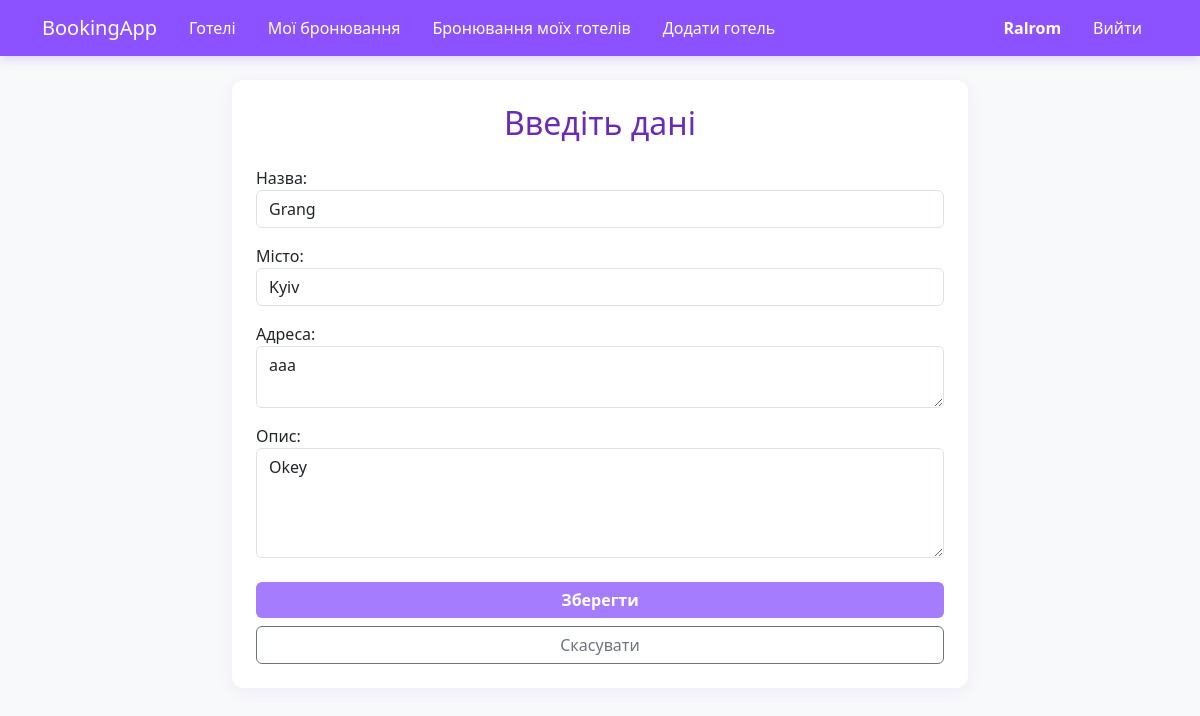
/hotels/2/update/ (signed in), run on the app's committed database.
### users/models/user.py (models this page shows, shortened)
class User(AbstractUser):
    ROLES_CHOICES = [
        ('guest', _('Клієнт')),
        ('owner', _('Власник готелю')),
        ('admin', _('Адміністратор')),
    ]
    role = models.CharField(
        verbose_name=_('Роль'),
        max_length=20,
        choices=ROLES_CHOICES,
        default='guest',
    )
    @property
    def is_hotel_owner(self) -> bool:
        return (self.role == 'owner' or
                self.is_superuser)

### hotels/models/hotel.py (models this page shows, shortened)
class Hotel(models.Model):
    owner = models.ForeignKey(
        to=settings.AUTH_USER_MODEL,
        on_delete=models.CASCADE,
        related_name='hotels',
        verbose_name=_("Власник"),
    )
    title = models.CharField(
        verbose_name=_("Назва"),
        max_length=255,
    )
    description = models.TextField(
        verbose_name=_("Опис"),
        blank=True,
        null=True,
    )
    address = models.TextField(
        verbose_name=_("Адреса"),
    )
    city = models.CharField(
        verbose_name=_("Місто"),
        max_length=100,
    )
    created_at = models.DateTimeField(
        verbose_name=_("Дата створення"),
        auto_now_add=True,
    )
    class Meta:
        verbose_name = _("Готель")
        verbose_name_plural = _("Готелі")

### hotels/views/hotel.py (the view, shortened to what this page needs)
# urls.py: path('<int:pk>/update/', HotelUpdateView.as_view(), name='hotel_update'),
class HotelUpdateView(
    SuccessMessageMixin,
    HotelOwnerRequiredMixin,
    UpdateView
):
    model = Hotel
    form_class = HotelForm
    template_name = 'hotels/hotel_form.html'
    success_message = _l(
        "Інформацію про готель '%(title)s' "
        "успішно оновлено."
    )

### hotels/forms/hotel.py
class HotelForm(
    BootstrapFormMixin,
    forms.ModelForm
):
    placeholders = {
        'title':       _('Наприклад: Grand Hotel'),
        'city':        _('Наприклад: Київ'),
        'address':     _('Вулиця, номер будинку'),
        'description': _('Опишіть особливості та переваги готелю...'),
    }
    class Meta:
        model = Hotel
        fields = (
            'title',
            'city',
            'address',
            'description'
        )
        widgets = {
            'address':     forms.Textarea(attrs={'rows': 2}),
            'description': forms.Textarea(attrs={'rows': 4}),
        }

### hotels/mixins/hotel.py (called while the page is built)
    def test_func(self):
        return self.get_object().owner == self.request.user

### templates/hotels/hotel_form.html (shortened to what this page needs)
{% extends 'base.html' %}
{% block content %}
<div class="row justify-content-center">
    <div class="col-md-8">
        <div class="card card-lilac p-4">
            <h2 class="text-lilac text-center mb-4">Введіть дані</h2>
            <form method="post" enctype="multipart/form-data">
                {{ form.as_p }}
                <div class="d-grid gap-2 mt-4">
                    <button type="submit" class="btn btn-lilac">Зберегти</button>
                    <a href="javascript:history.back()" class="btn btn-outline-secondary">Скасувати</a>
                </div>
            </form>
        </div>
    </div>
</div>
{% endblock %}

### templates/includes/navbar.html (shortened to what this page needs)
<nav class="navbar navbar-expand-lg navbar-custom">
    <div class="container">
        <a class="navbar-brand" href="{% url 'hotel_list' %}">BookingApp</a>
        <div class="collapse navbar-collapse justify-content-between" id="navbarNav">
            <ul class="navbar-nav">
                <li class="nav-item">
                    <a class="nav-link px-3" href="{% url 'hotel_list' %}">Готелі</a>
                </li>
                {% if user.is_authenticated %}
                    <li class="nav-item">
                        <a class="nav-link px-3" href="{% url 'user_booking_list' %}">Мої бронювання</a>
                    </li>
                    {% if user.is_hotel_owner %}
                        <li class="nav-item">
                            <a class="nav-link px-3" href="{% url 'owner_booking_list' %}">Бронювання моїх готелів</a>
                        </li>
                        <li class="nav-item">
                            <a class="nav-link px-3" href="{% url 'hotel_create' %}">Додати готель</a>
                        </li>
                    {% endif %}
                {% endif %}
            </ul>
            <ul class="navbar-nav align-items-center">
                {% if user.is_authenticated %}
                    <li class="nav-item">
                        <a class="nav-link px-3 fw-bold" href="{% url 'profile' %}">{{ user.username }}</a>
                    </li>
                    <li class="nav-item">
                        <form action="{% url 'logout' %}" method="post" class="d-inline">
                            <button type="submit" class="btn btn-link nav-link px-3" style="text-decoration: none;">Вийти</button>
                        </form>
                    </li>
                {% endif %}
            </ul>
        </div>
    </div>
</nav>

### templates/base.html (style rules this page uses)
body { background-color: #f5f0fa !important; color: #2d1b36; }
.navbar-custom { background-color: #8c52ff; box-shadow: 0 4px 10px rgba(140, 82, 255, 0.2); }
.navbar-custom .navbar-brand, .navbar-custom .nav-link { color: #ffffff !important; font-weight: 500; }
.btn-lilac { background-color: #a67cff; color: #ffffff; font-weight: bold; border: none; transition: background-color 0.2s; }
.card-lilac { background: #ffffff; border: none; border-radius: 12px; box-shadow: 0 4px 15px rgba(140, 82, 255, 0.08); }
.text-lilac { color: #6a2bba; }

### data on the page
User: username "Ralrom"
Hotel: title "Grang", city "Kyiv", address "aaa", description "Okey"
